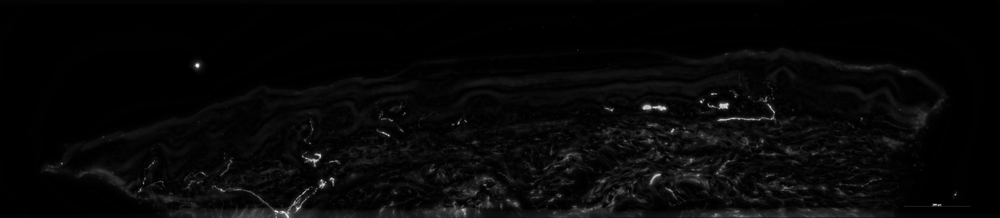
#> input picture closing_2.png, 1000 x 218 px, shrunk from 4713 x 1028 before the run
$ python visualize_histogram.py -i ../closing_2.png -o out.png
#> lines starting #> are read from the running program, lines starting #| are printed output that depends on the picture
"""
影像直方圖視覺化工具

分析和視覺化影像的強度分布直方圖

使用方式:
python visualize_histogram.py --input image.tif --output histogram.png
python visualize_histogram.py --input image.tif --output-dir output/ --detailed
"""

import argparse
import sys
from pathlib import Path
import cv2
import numpy as np
import matplotlib.pyplot as plt
from typing import Tuple, Optional, List


def load_image(image_path: str) -> np.ndarray:
    """
    載入影像

    Args:
        image_path: 影像路徑

    Returns:
        影像陣列
    """
    image = cv2.imread(image_path, cv2.IMREAD_UNCHANGED)

    if image is None:
        raise ValueError(f"無法讀取影像: {image_path}")

    print(f"  載入影像: {image.shape}, dtype: {image.dtype}")
    return image


# [17 lines left out: function extract_green_channel, not called in this run]


def calculate_histogram(
    image: np.ndarray,
    bins: int = 256,
    range_min: int = 0,
    range_max: int = 255,
    exclude_zero: bool = False
) -> Tuple[np.ndarray, np.ndarray]:
    """
    計算影像直方圖

    Args:
        image: 輸入灰階影像
        bins: 直方圖 bin 數量
        range_min: 強度範圍最小值
        range_max: 強度範圍最大值
        exclude_zero: 是否排除強度值為 0 的像素

    Returns:
        (直方圖計數, bin 邊界)
    """
    image_data = image.flatten()

    # 排除強度值為 0 的像素
    if exclude_zero:
        image_data = image_data[image_data > 0]

    hist, bin_edges = np.histogram(
        image_data,
        bins=bins,
        range=(range_min, range_max)
    )

    return hist, bin_edges


def calculate_statistics(image: np.ndarray, exclude_zero: bool = False) -> dict:
    """
    計算影像統計資訊

    Args:
        image: 輸入灰階影像
        exclude_zero: 是否排除強度值為 0 的像素

    Returns:
        統計資訊字典
    """
    # 排除強度值為 0 的像素
    if exclude_zero:
        image_data = image[image > 0]
        if len(image_data) == 0:
            # 如果所有像素都是 0，返回預設值
            return {
                'mean': 0,
                'std': 0,
                'median': 0,
                'min': 0,
                'max': 0,
                'q25': 0,
                'q75': 0,
                'non_zero_pixels': 0,
                'total_pixels': image.size,
                'non_zero_percentage': 0
            }
    else:
        image_data = image

    stats = {
        'mean': np.mean(image_data),
        'std': np.std(image_data),
        'median': np.median(image_data),
        'min': np.min(image_data),
        'max': np.max(image_data),
        'q25': np.percentile(image_data, 25),
        'q75': np.percentile(image_data, 75),
        'non_zero_pixels': np.count_nonzero(image),
        'total_pixels': image.size,
        'non_zero_percentage': (np.count_nonzero(image) / image.size) * 100
    }

    return stats


def visualize_histogram_basic(
    image: np.ndarray,
    output_path: str,
    bins: int = 256,
    title: str = None,
    color: str = 'steelblue',
    dpi: int = 150,
    exclude_zero: bool = False
):
    """
    基本直方圖視覺化

    Args:
        image: 輸入灰階影像
        output_path: 輸出路徑
        bins: 直方圖 bin 數量
        title: 圖表標題
        color: 直方圖顏色
        dpi: 輸出解析度
        exclude_zero: 是否排除強度值為 0 的像素
    """
    fig, ax = plt.subplots(figsize=(10, 6), dpi=dpi)

    # 計算直方圖
    hist, bin_edges = calculate_histogram(image, bins=bins, exclude_zero=exclude_zero)
    bin_centers = (bin_edges[:-1] + bin_edges[1:]) / 2

    # 繪製直方圖
    ax.bar(bin_centers, hist, width=bin_edges[1]-bin_edges[0],
           color=color, alpha=0.7, edgecolor='none')

    # 計算統計
    stats = calculate_statistics(image, exclude_zero=exclude_zero)

    # 添加統計線
    ax.axvline(stats['mean'], color='red', linestyle='--',
              linewidth=2, label=f"Mean: {stats['mean']:.2f}")
    ax.axvline(stats['median'], color='green', linestyle='--',
              linewidth=2, label=f"Median: {stats['median']:.2f}")

    # 設定標籤
    ax.set_xlabel('Intensity', fontsize=12, weight='bold')
    ax.set_ylabel('Frequency (pixels)', fontsize=12, weight='bold')

    if title:
        ax.set_title(title, fontsize=14, weight='bold')
    else:
        ax.set_title('Image Intensity Histogram', fontsize=14, weight='bold')

    ax.legend(loc='upper right', fontsize=10)
    ax.grid(True, alpha=0.3, linestyle='--')

    plt.tight_layout()
    plt.savefig(output_path, bbox_inches='tight', dpi=dpi)
    plt.close(fig)

    print(f"  ✓ 已保存基本直方圖: {output_path}")


# [279 lines left out: functions visualize_histogram_detailed, visualize_histogram_with_image, compare_histograms, save_statistics_report, not called in this run]


def main():
    parser = argparse.ArgumentParser(
        description='視覺化影像強度直方圖',
        formatter_class=argparse.RawDescriptionHelpFormatter,

    )

    # 必要參數
    parser.add_argument(
        '--input', '-i',
        required=True,
        help='輸入影像路徑'
    )

    # 輸出參數（二選一）
    output_group = parser.add_mutually_exclusive_group(required=True)
    output_group.add_argument(
        '--output', '-o',
        help='輸出影像路徑（單一檔案）'
    )
    output_group.add_argument(
        '--output-dir', '-d',
        help='輸出目錄（生成多個檔案）'
    )

    # 可選參數
    parser.add_argument(
        '--bins', '-b',
        type=int,
        default=256,
        help='直方圖 bin 數量（預設: 256）'
    )

    parser.add_argument(
        '--green-channel', '-g',
        action='store_true',
        help='只使用綠色通道'
    )

    parser.add_argument(
        '--detailed',
        action='store_true',
        help='生成詳細直方圖分析（需要 --output-dir）'
    )

    parser.add_argument(
        '--with-image',
        action='store_true',
        help='生成影像與直方圖並排視覺化'
    )

    parser.add_argument(
        '--statistics', '-s',
        action='store_true',
        help='生成統計報告'
    )

    parser.add_argument(
        '--color',
        default='steelblue',
        help='直方圖顏色（預設: steelblue）'
    )

    parser.add_argument(
        '--dpi',
        type=int,
        default=150,
        help='輸出解析度（預設: 150）'
    )

    parser.add_argument(
        '--title',
        default=None,
        help='圖表標題（可選）'
    )

    parser.add_argument(
        '--exclude-zero',
        action='store_true',
        help='排除強度值為 0 的像素（黑色像素）'
    )

    args = parser.parse_args()

    # 驗證輸入檔案
    input_path = Path(args.input)
    if not input_path.exists():
        print(f"✗ 錯誤: 輸入檔案不存在: {args.input}")
        sys.exit(1)

    print("=" * 60)
    print("影像直方圖視覺化")
    print("=" * 60)

    try:
        # 步驟 1: 載入影像
        print(f"\n[1/3] 載入影像...")
        print(f"  輸入: {args.input}")
        image = load_image(args.input)
#> in load_image, image is the input picture: shape (218, 1000); min 0, max 246, mean 7.4
#|   載入影像: (218, 1000), dtype: uint8

        # 提取綠色通道（如果需要）
        if args.green_channel or len(image.shape) == 3:
            print("  提取綠色通道...")
            image = extract_green_channel(image)

        print(f"  影像尺寸: {image.shape}")
#|   影像尺寸: (218, 1000)
        print(f"  強度範圍: {image.min()} - {image.max()}")
#|   強度範圍: 0 - 246

        # 步驟 2: 計算統計
        print(f"\n[2/3] 計算統計資訊...")
        if args.exclude_zero:
            print("  (排除強度值為 0 的像素)")
        stats = calculate_statistics(image, exclude_zero=args.exclude_zero)
#> stats = 10 items
        print(f"  平均值: {stats['mean']:.2f}")
#|   平均值: 7.39
        print(f"  標準差: {stats['std']:.2f}")
#|   標準差: 13.66
        print(f"  中位數: {stats['median']:.2f}")
#|   中位數: 3.00

        # 步驟 3: 生成視覺化
        print(f"\n[3/3] 生成視覺化...")

        if args.output_dir:
            # 輸出到目錄模式
            output_dir = Path(args.output_dir)
            output_dir.mkdir(parents=True, exist_ok=True)

            base_name = input_path.stem

            # 基本直方圖
            basic_path = output_dir / f"{base_name}_histogram.png"
            visualize_histogram_basic(
                image=image,
                output_path=str(basic_path),
                bins=args.bins,
                title=args.title,
                color=args.color,
                dpi=args.dpi,
                exclude_zero=args.exclude_zero
            )

            # 詳細直方圖
            if args.detailed:
                detailed_path = output_dir / f"{base_name}_histogram_detailed.png"
                visualize_histogram_detailed(
                    image=image,
                    output_path=str(detailed_path),
                    bins=args.bins,
                    title=args.title,
                    dpi=args.dpi,
                    exclude_zero=args.exclude_zero
                )

            # 影像與直方圖
            if args.with_image:
                with_image_path = output_dir / f"{base_name}_histogram_with_image.png"
                visualize_histogram_with_image(
                    image=image,
                    output_path=str(with_image_path),
                    bins=args.bins,
                    title=args.title,
                    dpi=args.dpi,
                    exclude_zero=args.exclude_zero
                )

            # 統計報告
            if args.statistics:
                stats_path = output_dir / f"{base_name}_statistics.txt"
                save_statistics_report(stats, str(stats_path))

        else:
            # 單一輸出檔案模式
            output_path = Path(args.output)
            output_path.parent.mkdir(parents=True, exist_ok=True)

            visualize_histogram_basic(
                image=image,
                output_path=args.output,
                bins=args.bins,
                title=args.title,
                color=args.color,
                dpi=args.dpi,
                exclude_zero=args.exclude_zero
            )
#> in calculate_histogram, `hist, bin_edges = np.histogram( image_data, bins=bins, range=(range_mi..`: hist = 256 values, max 67775 at index 0, min 0 at index 153, mean 851.6; bin_edges = 257 values from 0 to 255
#> in visualize_histogram_basic, `bin_centers = (bin_edges[:-1] + bin_edges[1:]) / 2`: bin_centers = 256 values from 0.498 to 254.5
#> in visualize_histogram_basic, `stats = calculate_statistics(image, exclude_zero=exclude_zero)`: stats = 10 items
#> in visualize_histogram_basic, `plt.savefig(output_path, bbox_inches='tight', dpi=dpi)`:
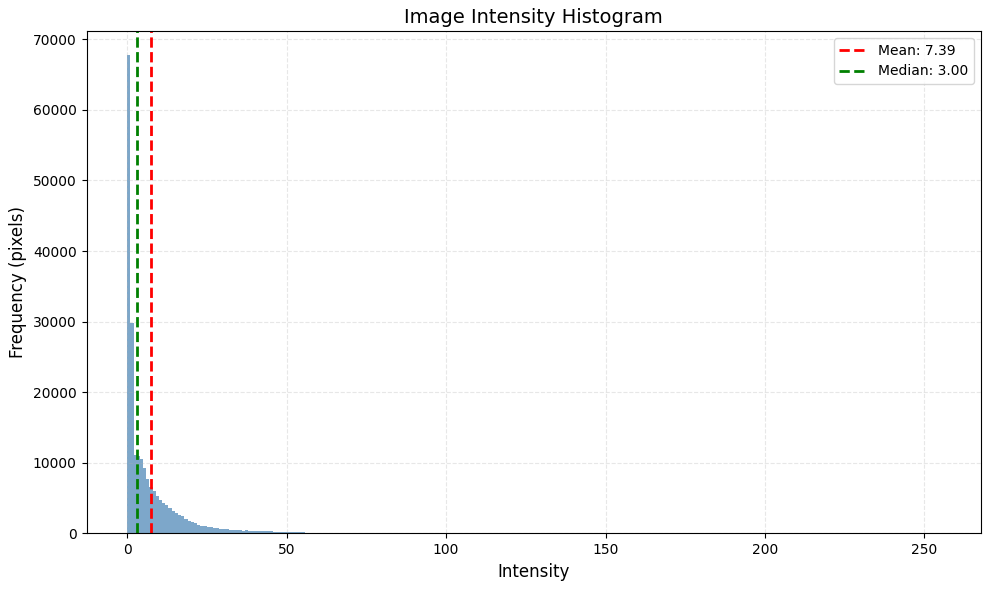
#> figure drawn by matplotlib, 1 panel; tallest bar 67775 high, from x = 0 to 0.996

        print("\n" + "=" * 60)
        print("✓ 視覺化完成！")
        print("=" * 60)
        sys.exit(0)
#> (the program exits here)
